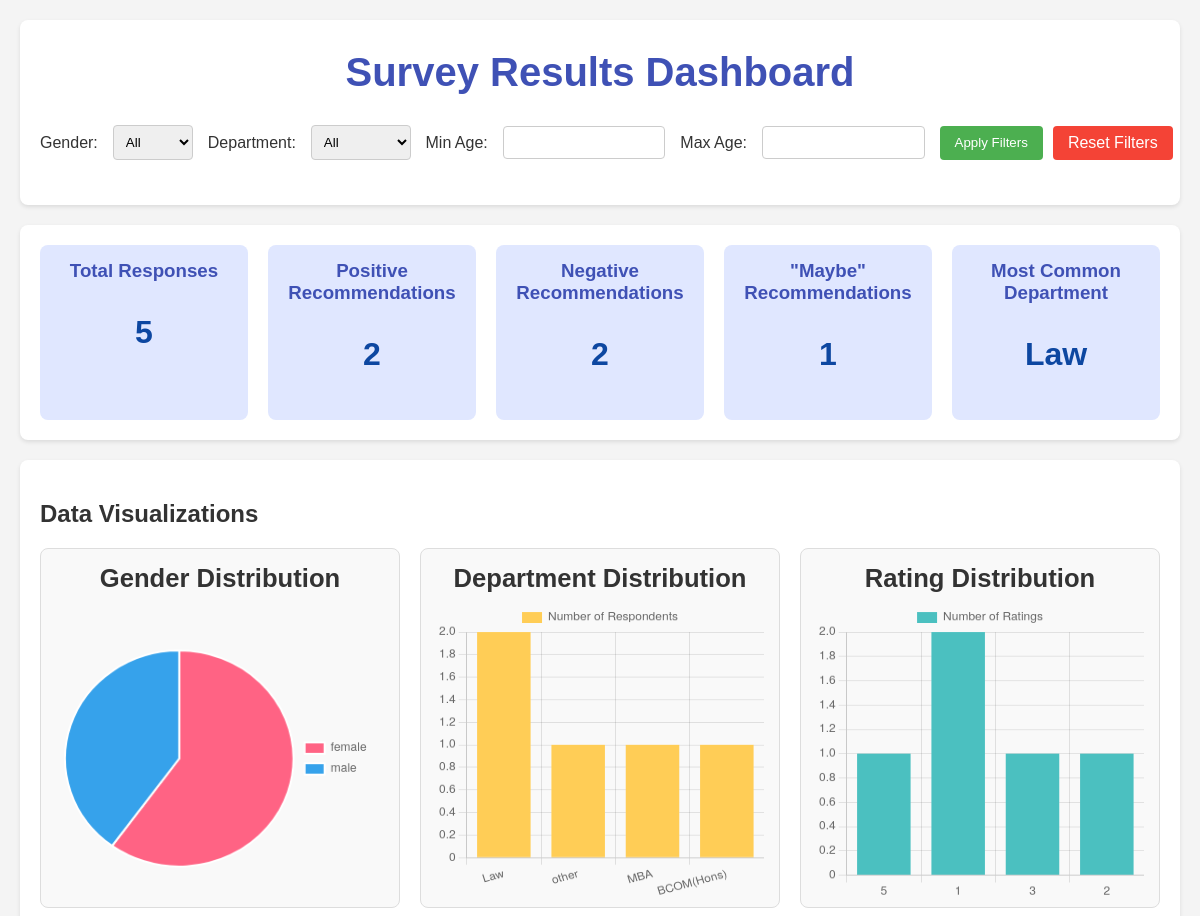
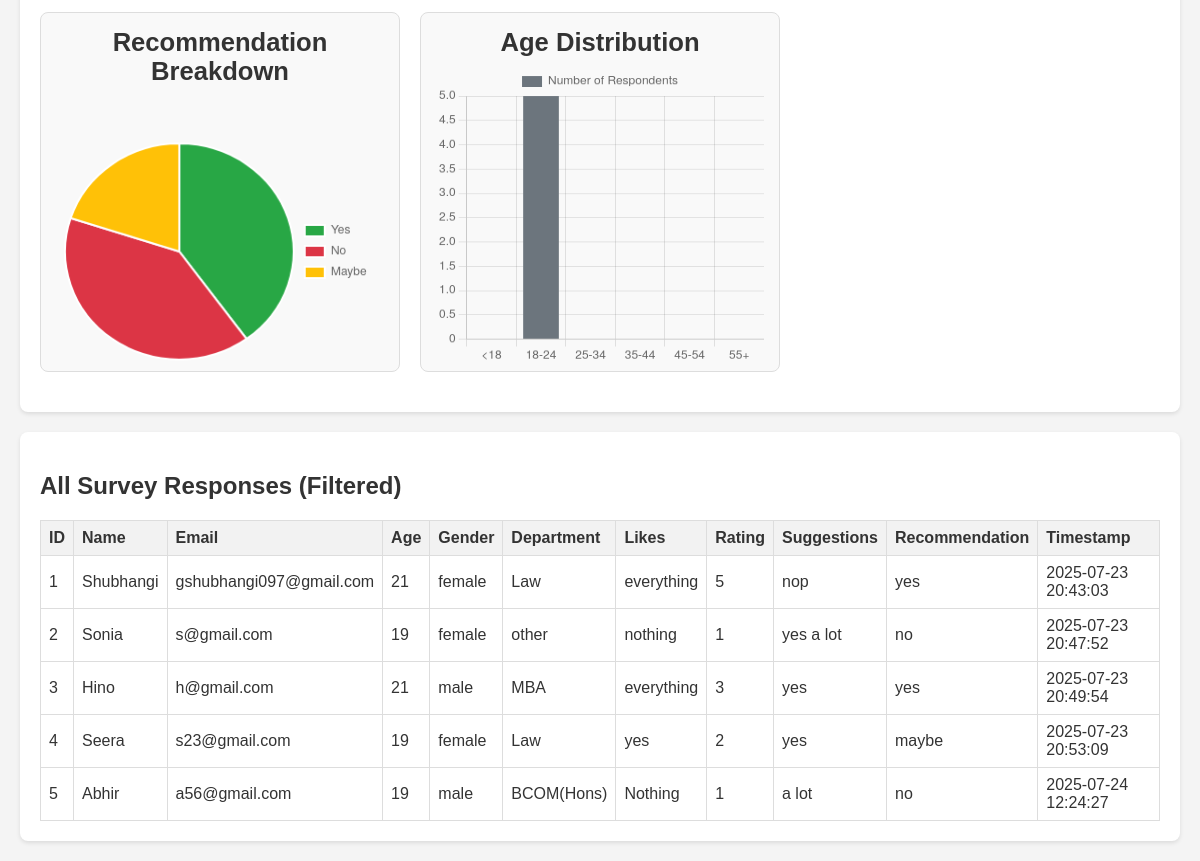
The app's page /results, older data (2 pictures, top to bottom).
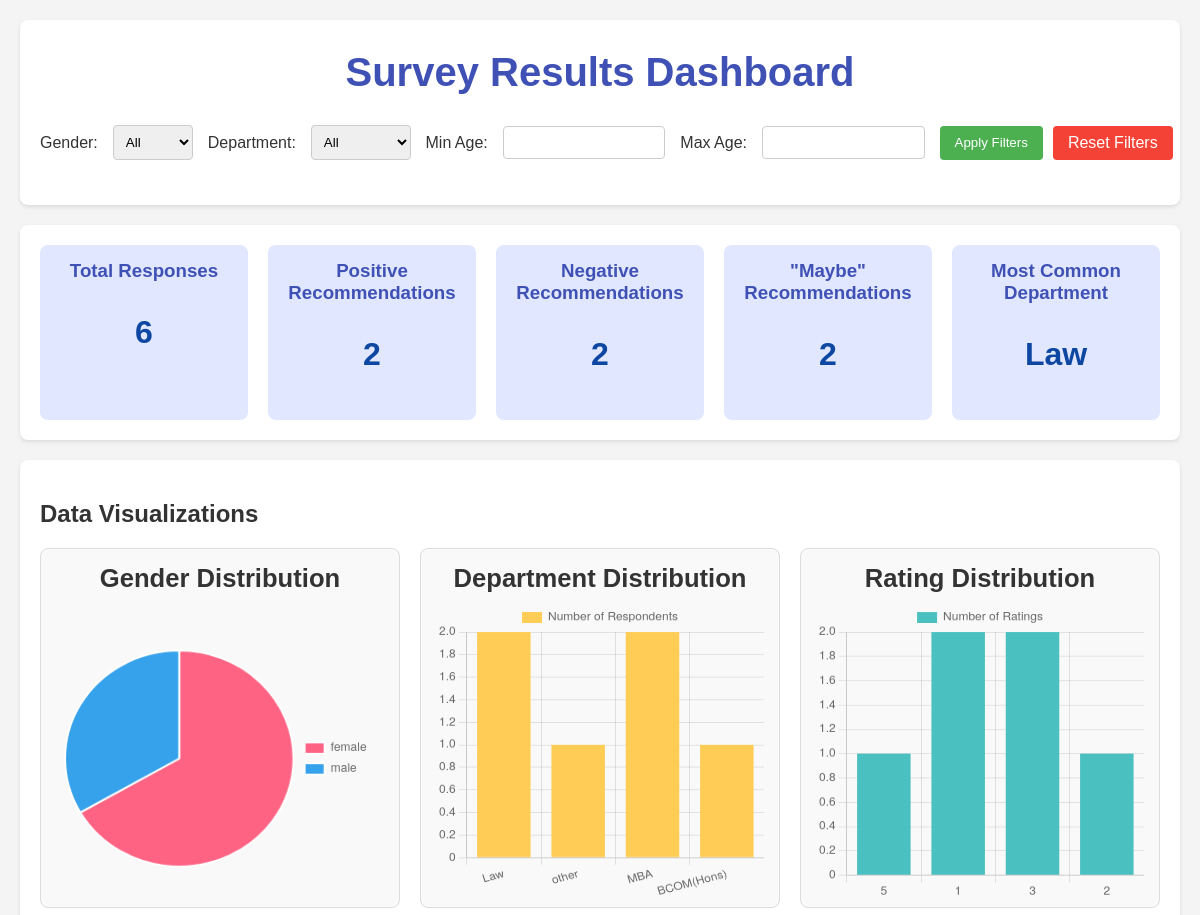
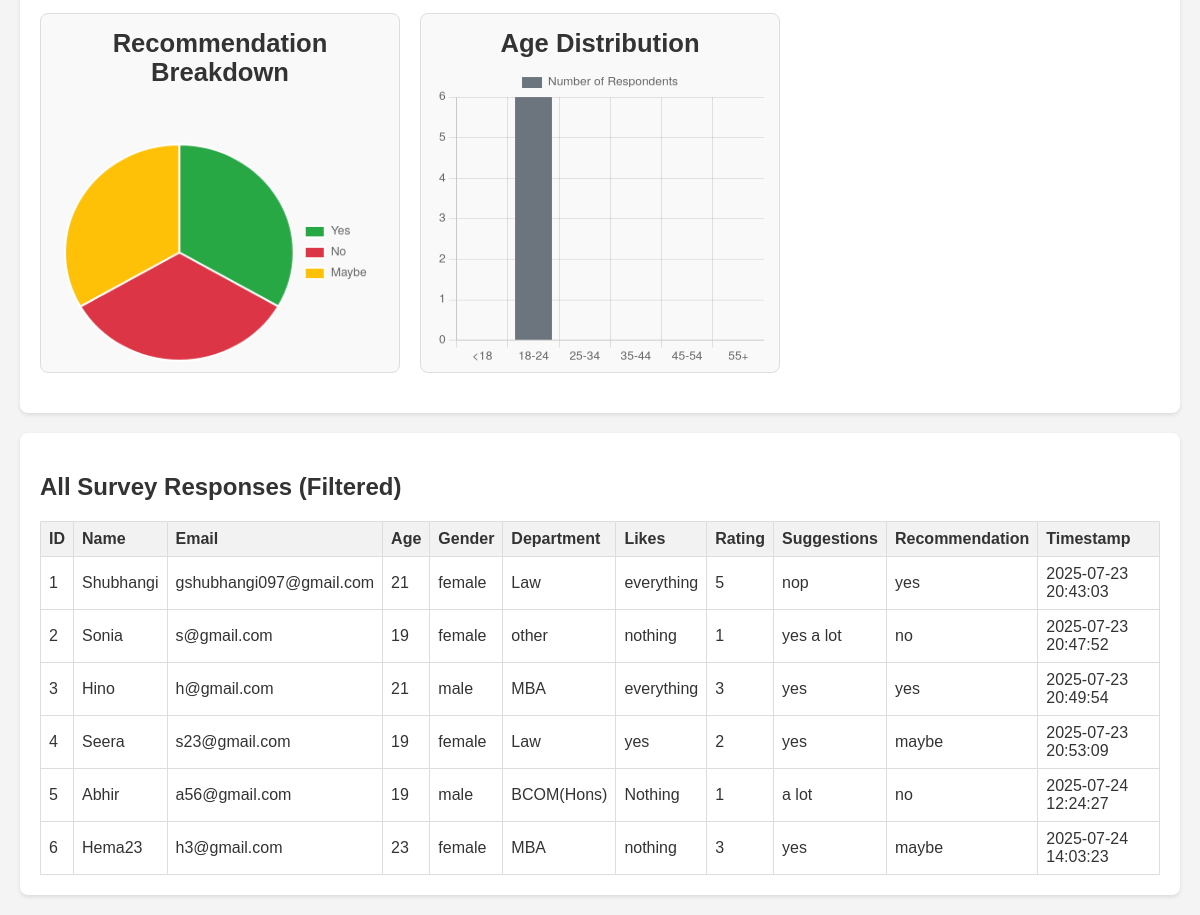
The same page, newer data (2 pictures, top to bottom).
### tables this page shows
CREATE TABLE survey_responses (
                id INTEGER PRIMARY KEY AUTOINCREMENT,
                name TEXT NOT NULL,
                email TEXT UNIQUE NOT NULL,
                age INTEGER,
                gender TEXT,
                department TEXT,
                likes TEXT,
                rating INTEGER,
                suggestions TEXT,
                recommendation TEXT,
                image_url TEXT,              -- Column for image URL (from Supabase Storage)
                image_analytics_results TEXT, -- Column for analytics results (e.g., JSON string)
                timestamp DATETIME DEFAULT CURRENT_TIMESTAMP
            );

### app.py (the view)
@app.route('/results')
def view_results():
    selected_gender = request.args.get('gender_filter')
    selected_department = request.args.get('department_filter')
    min_age = request.args.get('min_age', type=int)
    max_age = request.args.get('max_age', type=int)
    combined_responses = [] # This will hold all responses after filtering from both sources
    conn = get_db_connection()
    sqlite_query = 'SELECT * FROM survey_responses WHERE 1=1' # Start with a true condition
    sqlite_params = []
    if selected_gender:
        sqlite_query += ' AND gender = ?'
        sqlite_params.append(selected_gender)
    if selected_department:
        sqlite_query += ' AND department = ?'
        sqlite_params.append(selected_department)
    if min_age is not None:
        sqlite_query += ' AND age >= ?'
        sqlite_params.append(min_age)
    if max_age is not None:
        sqlite_query += ' AND age <= ?'
        sqlite_params.append(max_age)
    try:
        sqlite_responses = conn.execute(sqlite_query, sqlite_params).fetchall()
        for row in sqlite_responses:
            response_dict = dict(row)
            if 'timestamp' in response_dict and isinstance(response_dict['timestamp'], datetime):
                response_dict['timestamp'] = response_dict['timestamp'].isoformat()
            combined_responses.append(response_dict)
    except Exception as e:
        print(f"Error fetching data from SQLite: {e}")
    finally:
        conn.close()
    if supabase:
        try:
            supabase_query = supabase.table('responses').select('*')
            if selected_gender:
                supabase_query = supabase_query.eq('gender', selected_gender)
            if selected_department:
                supabase_query = supabase_query.eq('department', selected_department)
            if min_age is not None:
                supabase_query = supabase_query.gte('age', min_age)
            if max_age is not None:
                supabase_query = supabase_query.lte('age', max_age)
            response_data, count = supabase_query.execute()
            if response_data and response_data[1]: # Supabase client usually returns (data, count)
                for res in response_data[1]:
                    if 'timestamp' in res and isinstance(res['timestamp'], datetime):
                        res['timestamp'] = res['timestamp'].isoformat()
                    combined_responses.append(res)
        except Exception as e:
            print(f"Error fetching data from Supabase: {e}")
    else:
        print("Supabase client not initialized, skipping Supabase data fetch.")
    all_likes_suggestions = []
    all_ages = []
    all_genders = []
    all_departments = []
    all_ratings = []
    all_recommendations = []
    department_counts = Counter()
    for response_dict in combined_responses:
        if response_dict.get('likes'):
            all_likes_suggestions.append(response_dict['likes'])
        if response_dict.get('suggestions'):
            all_likes_suggestions.append(response_dict['suggestions'])
        if response_dict.get('age') is not None:
            all_ages.append(response_dict['age'])
        if response_dict.get('gender'):
            all_genders.append(response_dict['gender'])
        if response_dict.get('department'):
            all_departments.append(response_dict['department'])
            department_counts[response_dict['department']] += 1
        if response_dict.get('rating') is not None:
            all_ratings.append(response_dict['rating'])
        if response_dict.get('recommendation'):
            all_recommendations.append(response_dict['recommendation'])
    total_responses = len(combined_responses)
    most_common_department = department_counts.most_common(1)[0][0] if department_counts else 'N/A'
    gender_data = [{'label': k, 'value': v} for k, v in Counter(all_genders).items()]
    department_data = [{'label': k, 'value': v} for k, v in Counter(all_departments).items()]
    rating_data = [{'label': str(k), 'value': v} for k, v in Counter(all_ratings).items()]
    positive_recommendations_count = Counter(all_recommendations).get('yes', 0)
    negative_recommendations_count = Counter(all_recommendations).get('no', 0)
    maybe_recommendations_count = Counter(all_recommendations).get('maybe', 0)
    recommendation_data = [
        {'label': 'Yes', 'value': positive_recommendations_count},
        {'label': 'No', 'value': negative_recommendations_count},
        {'label': 'Maybe', 'value': maybe_recommendations_count}
    ]
    unique_genders = sorted(list(set(all_genders)))
    unique_departments = sorted(list(set(all_departments)))
    return render_template('view_results.html',
                           responses=combined_responses, # Pass the filtered list of dictionaries
                           total_responses=total_responses,
                           positive_recommendations=positive_recommendations_count,
                           negative_recommendations=negative_recommendations_count,
                           maybe_recommendations=maybe_recommendations_count,
                           most_common_department=most_common_department,
                           gender_data=gender_data,
                           department_data=department_data,
                           rating_data=rating_data,
                           recommendation_data=recommendation_data,
                           ages=all_ages, # This is the list of ages from filtered data
                           selected_gender=selected_gender,
                           selected_department=selected_department,
                           min_age=min_age,
                           max_age=max_age,
                           unique_genders=unique_genders,
                           unique_departments=unique_departments
                          )

### app.py (called while the page is built)
def get_db_connection():
    conn = sqlite3.connect(DATABASE)
    conn.row_factory = sqlite3.Row
    return conn

### templates/view_results.html (shortened to what this page needs)
<!DOCTYPE html>
<html lang="en">
<head>
    <link rel="stylesheet" href="{{ url_for('static', filename='style.css') }}">
</head>
<body>
    <div class="dashboard-section">
        <h1>Survey Results Dashboard</h1> <form method="GET" action="{{ url_for('view_results') }}" class="filter-form">
            <label for="gender_filter">Gender:</label>
            <select name="gender_filter" id="gender_filter">
                <option value="">All</option>
            </select>
            <label for="department_filter">Department:</label>
            <select name="department_filter" id="department_filter">
                <option value="">All</option>
            </select>
            <label for="min_age">Min Age:</label>
            <input type="number" name="min_age" id="min_age" value="{{ min_age if min_age is not none else '' }}">
            <label for="max_age">Max Age:</label>
            <input type="number" name="max_age" id="max_age" value="{{ max_age if max_age is not none else '' }}">
            <div class="filter-buttons">
                <button type="submit">Apply Filters</button>
                <a href="{{ url_for('view_results') }}">Reset Filters</a>
            </div>
        </form>
    </div>
    <div class="dashboard-section kpi-grid">
        <div class="kpi-card">
            <h3>Total Responses</h3>
            <p>{{ total_responses }}</p>
        </div>
        <div class="kpi-card">
            <h3>Positive Recommendations</h3>
            <p>{{ positive_recommendations }}</p>
        </div>
        <div class="kpi-card">
            <h3>Negative Recommendations</h3>
            <p>{{ negative_recommendations }}</p>
        </div>
        <div class="kpi-card">
            <h3>"Maybe" Recommendations</h3>
            <p>{{ maybe_recommendations }}</p>
        </div>
        <div class="kpi-card">
            <h3>Most Common Department</h3>
            <p>{{ most_common_department }}</p>
        </div>
    </div>
    <div class="dashboard-section">
        <h2>Data Visualizations</h2>
        <div class="chart-grid">
            <div class="chart-container">
                <h3>Gender Distribution</h3>
                <canvas id="genderChart"></canvas>
            </div>
            <div class="chart-container">
                <h3>Department Distribution</h3>
                <canvas id="departmentChart"></canvas>
            </div>
            <div class="chart-container">
                <h3>Rating Distribution</h3>
                <canvas id="ratingChart"></canvas>
            </div>
            <div class="chart-container">
                <h3>Recommendation Breakdown</h3>
                <canvas id="recommendationChart"></canvas>
            </div>
            <div class="chart-container">
                <h3>Age Distribution</h3>
                <canvas id="ageChart"></canvas>
            </div>
        </div>
    </div>
    <div class="dashboard-section">
        <h2>All Survey Responses (Filtered)</h2>
        <table border="1">
            <thead>
                <tr>
                    <th>ID</th>
                    <th>Name</th>
                    <th>Email</th>
                    <th>Age</th>
                    <th>Gender</th>
                    <th>Department</th>
                    <th>Likes</th>
                    <th>Rating</th>
                    <th>Suggestions</th>
                    <th>Recommendation</th>
                    <th>Timestamp</th>
                </tr>
            </thead>
            <tbody>
                {% for response in responses %}
                <tr>
                    <td>{{ loop.index }}</td>
                    <td>{{ response.name }}</td>
                    <td>{{ response.email }}</td>
                    <td>{{ response.age }}</td>
                    <td>{{ response.gender }}</td>
                    <td>{{ response.department }}</td>
                    <td>{{ response.likes }}</td>
                    <td>{{ response.rating }}</td>
                    <td>{{ response.suggestions }}</td>
                    <td>{{ response.recommendation }}</td>
                    <td>{{ response.timestamp }}</td>
                </tr>
                {% else %}
                <tr>
                    <td colspan="11">No responses found for the current filters.</td>
                </tr>
                {% endfor %}
            </tbody>
        </table>
    </div>
</body>
</html>

### static/style.css (style rules this page uses)
.chart-container h3 { color: #0056b3; margin-bottom: 15px; font-size: 1.6em; text-align: center; }
.chart-container canvas { max-width: 100%; height: 100%; }

### templates/view_results.html (style rules this page uses)
body { font-family: Arial, sans-serif; margin: 20px; background-color: #f4f4f4; color: #333; }
.dashboard-section { background-color: #fff; border-radius: 8px; box-shadow: 0 2px 4px rgba(0,0,0,0.1); margin-bottom: 20px; padding: 20px; }
.kpi-grid { display: grid; grid-template-columns: repeat(auto-fit, minmax(200px, 1fr)); gap: 20px; margin-bottom: 20px; }
.kpi-card { background-color: #e0e7ff; padding: 15px; border-radius: 8px; text-align: center; }
.kpi-card h3 { margin-top: 0; color: #3f51b5; }
.kpi-card p { font-size: 2em; font-weight: bold; color: #0d47a1; }
.chart-grid { display: grid; grid-template-columns: repeat(auto-fit, minmax(300px, 1fr)); gap: 20px; margin-bottom: 20px; }
.chart-container { background-color: #f9f9f9; padding: 15px; border-radius: 8px; border: 1px solid #ddd; display: flex; flex-direction: column; align-items: center; justify-content: flex-start; position: relative; aspect-ratio: 1 / 1; min-height: 250px; max-height: 400px; }
.chart-container h3 { margin-top: 0; margin-bottom: 10px; text-align: center; color: #333; width: 100%; }
.chart-container canvas { max-width: 100%; max-height: calc(100% - 30px); width: 100% !important; height: 100% !important; display: block; }
#genderChart, #recommendationChart { max-width: 95% !important; max-height: 95% !important; margin: auto; align-self: center; flex-grow: 1; }
.filter-form { display: flex; align-items: center; gap: 15px; margin-bottom: 25px; justify-content: flex-start; min-width: fit-content; }
.filter-form label { white-space: nowrap; }
.filter-form select, .filter-form input[type="number"] { padding: 8px; border-radius: 4px; border: 1px solid #ccc; flex-shrink: 1; min-width: 80px; }
.filter-buttons { display: flex; gap: 10px; margin-left: auto; flex-shrink: 0; }
.filter-form button:first-of-type { margin-left: initial; }
.filter-form button, .filter-form a { padding: 8px 15px; border: none; border-radius: 4px; cursor: pointer; text-decoration: none; display: inline-flex; align-items: center; justify-content: center; }
.filter-form button { background-color: #4CAF50; color: white; }
.filter-form a { background-color: #f44336; color: white; }
table { width: 100%; border-collapse: collapse; margin-top: 20px; }
table, th, td { border: 1px solid #ddd; }
th, td { padding: 8px; text-align: left; }
th { background-color: #f2f2f2; }
.dashboard-section h1 { text-align: center; font-weight: bold; color: #3f51b5; font-size: 2.5em; margin-top: 10px; margin-bottom: 30px; }

Row changes from the older to the newer data that the page shows:
added survey_responses: name "Hema23", email "h3@gmail.com", age "23", gender "female", department "MBA", likes "nothing", rating "3", suggestions "yes", recommendation "maybe", timestamp "2025-07-24 14:03:23"
Text that changed along with them:
{{ total_responses }}: "5" → "6"
{{ maybe_recommendations }}: "1" → "2"
chart data {{ gender_data | tojson }}: [{"label": "female", "value": 3}, {"label": "male", "value": 2}] → [{"label": "female", "value": 4}, {"label": "male", "value": 2}]
chart data {{ department_data | tojson }}: [{"label": "Law", "value": 2}, {"label": "other", "value": 1}, {"label": "MBA", "value": 1}, {"label": "BCOM(Hons)", "value": 1}] → [{"label": "Law", "value": 2}, {"label": "other", "value": 1}, {"label": "MBA", "value": 2}, {"label": "BCOM(Hons)", "value": 1}]
chart data {{ rating_data | tojson }}: [{"label": "5", "value": 1}, {"label": "1", "value": 2}, {"label": "3", "value": 1}, {"label": "2", "value": 1}] → [{"label": "5", "value": 1}, {"label": "1", "value": 2}, {"label": "3", "value": 2}, {"label": "2", "value": 1}]
chart data {{ ages | tojson }}: [21, 19, 21, 19, 19] → [21, 19, 21, 19, 19, 23]
